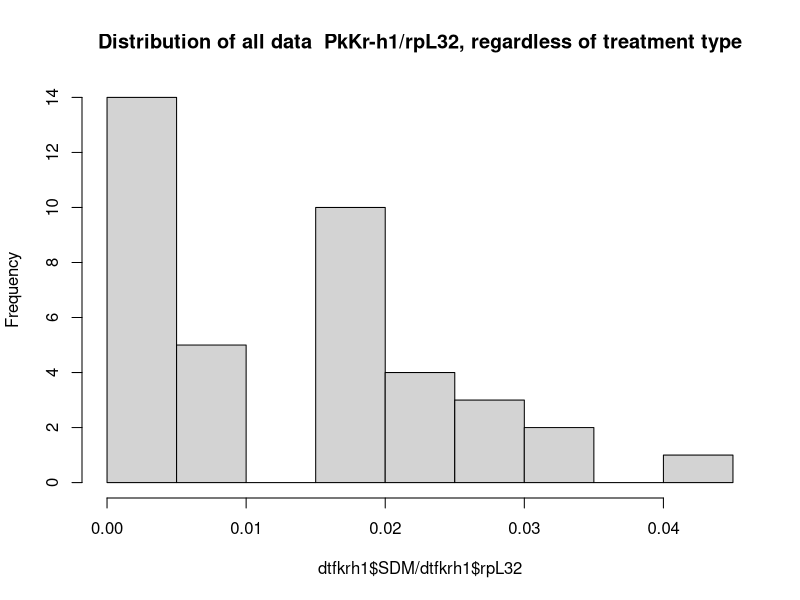
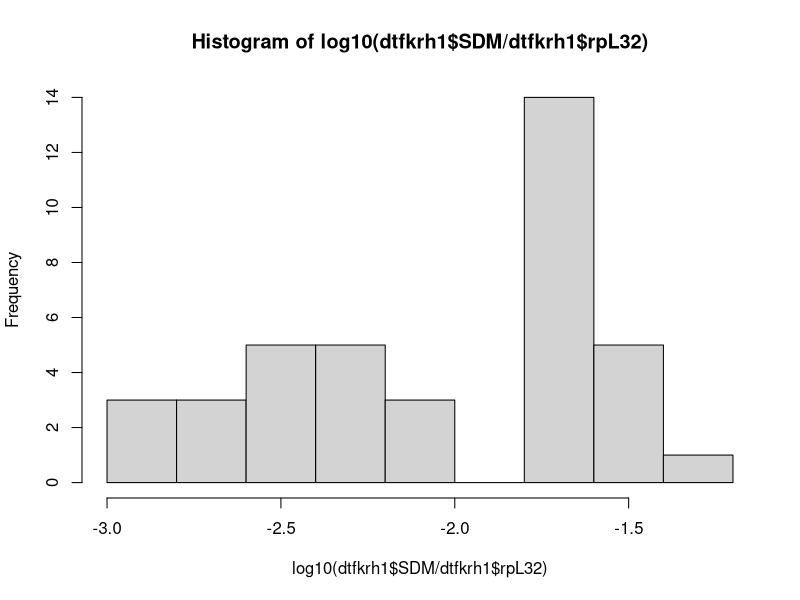
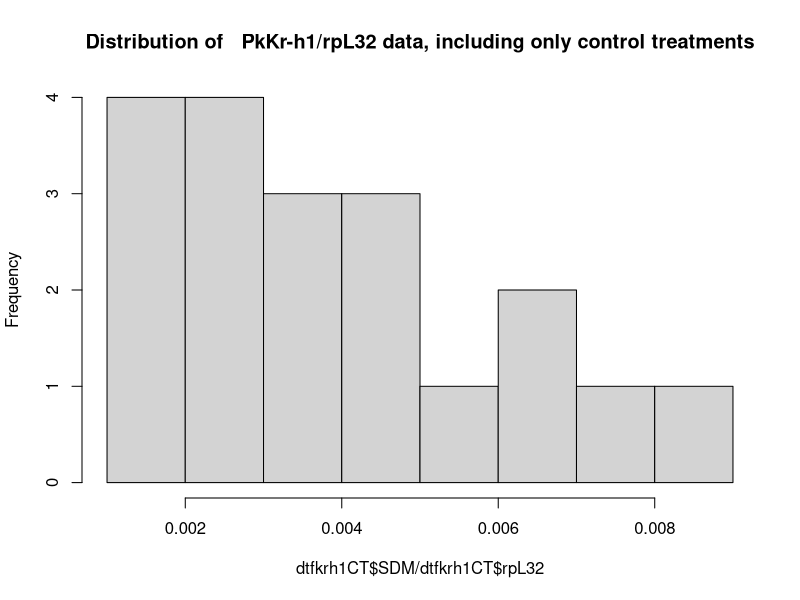
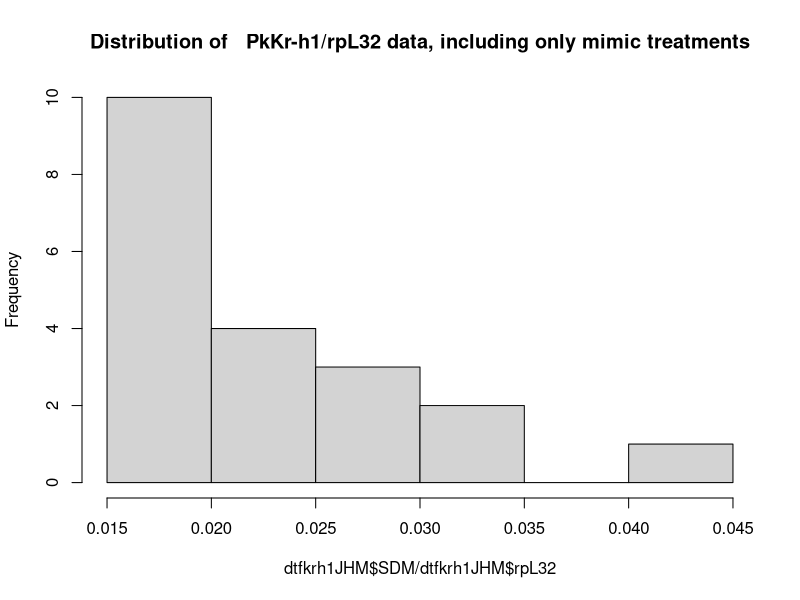
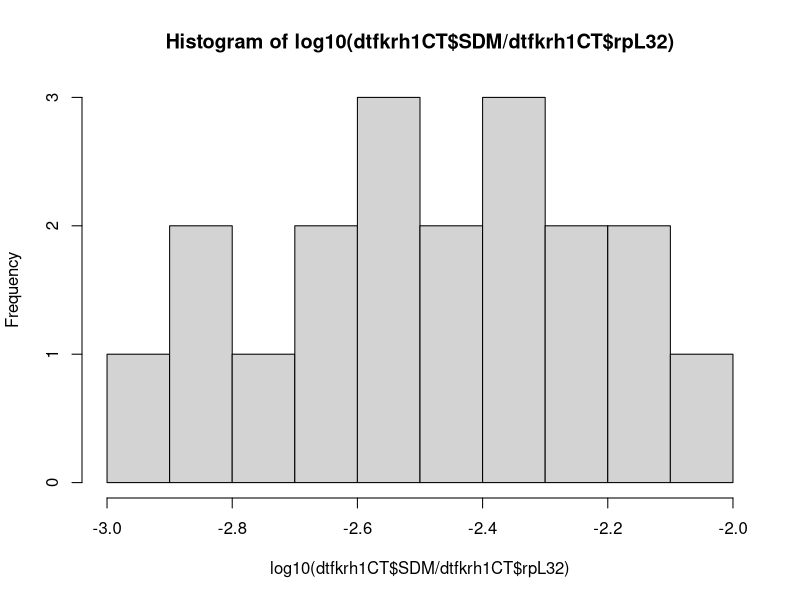
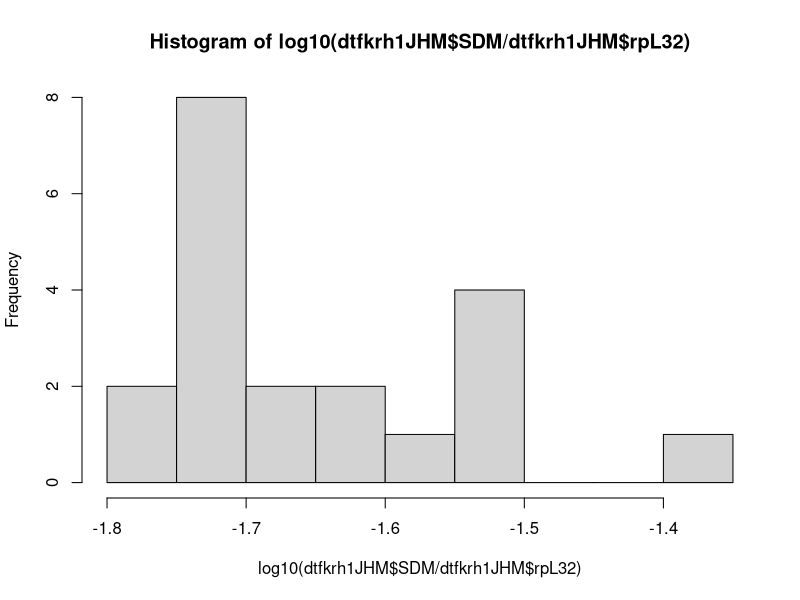
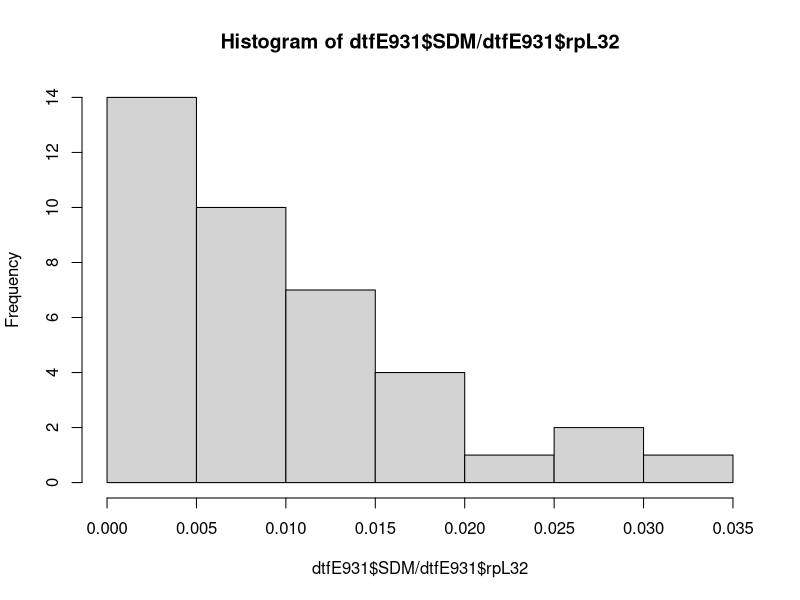
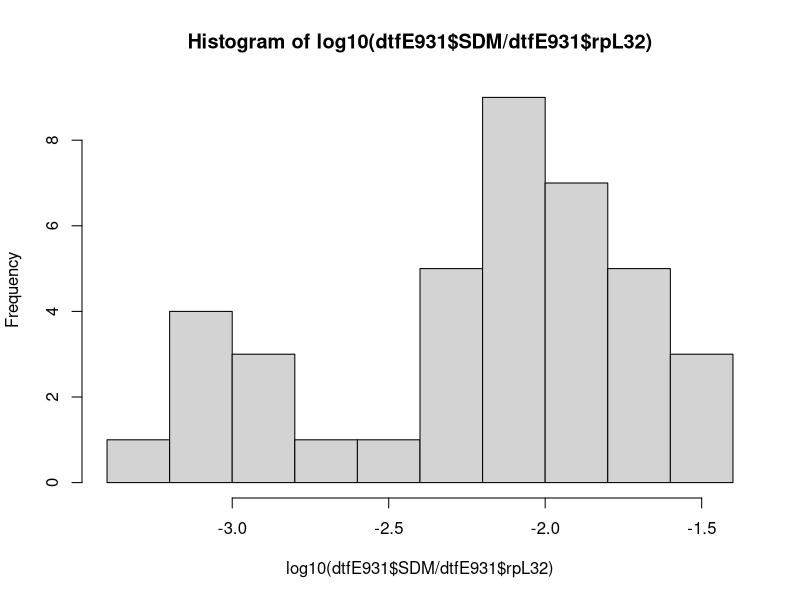

Source code (R) for these figures, in order:
## ---- chunk 1
knitr::opts_chunk$set(echo = TRUE)
## ---- chunk 2
setwd("/Users/isabelle/Dropbox/_Github_reps/E93/")
library(ggplot2)
library(plyr)
library(tidyr)
## ---- chunk 3
#loading file JHM treatment
#females
dtf<-read.csv(file="E93-Pyr-N3D0.csv",header = TRUE)
names(dtf)
head(dtf)
dtf<-gather(dtf,Gene,SDM,9:16)
#dtf
head(dtf)

#males
dtm<-read.csv(file="E93-Pyr-male.csv",header = TRUE)
names(dtm)
head(dtm)
## ---- chunk 4
#female dataset subsetting to keep Kr-h1 and E93 1 and 2 subset from D4 to D8
dtf<-subset(dtf, Gene=="Kr.h1" | Gene=="PkE93.1"| Gene=="PkE93.2"| Gene=="PkE93.3")
dtf<-subset(dtf, Day == 4 |Day == 5 |Day == 6 |Day == 7 |Day == 8 )
dtf$Gene
dtf$Day
## ---- chunk 5
#all female dataset Kr-h1
dtfkrh1<-subset(dtf, Gene=="Kr.h1")
dtfkrh1$Gene
hist(dtfkrh1$SDM/dtfkrh1$rpL32, main="Distribution of all data  PkKr-h1/rpL32, regardless of treatment type")#not normal
## ---- chunk 6
  #log transformed
hist(log10(dtfkrh1$SDM/dtfkrh1$rpL32)) #more or less normal
## ---- chunk 7
#by treatment
dtfkrh1CT<-subset(dtfkrh1,Compound=="Control")
dtfkrh1CT$Compound
dtfkrh1JHM<-subset(dtfkrh1,Compound=="Mimic")
dtfkrh1JHM$Compound

hist(dtfkrh1CT$SDM/dtfkrh1CT$rpL32, main="Distribution of   PkKr-h1/rpL32 data, including only control treatments")
hist(dtfkrh1JHM$SDM/dtfkrh1JHM$rpL32, main="Distribution of   PkKr-h1/rpL32 data, including only mimic treatments")

  #log transformed
hist(log10(dtfkrh1CT$SDM/dtfkrh1CT$rpL32)) #ok
hist(log10(dtfkrh1JHM$SDM/dtfkrh1JHM$rpL32)) #skewed normal
## ---- chunk 8
#all female dataset E93 1
dtfE931<-subset(dtf, Gene=="PkE93.1")
dtfE931$Gene
hist(dtfE931$SDM/dtfE931$rpL32) #distribution not normal
  #log transformed
hist(log10(dtfE931$SDM/dtfE931$rpL32) )

#by treatment
dtfE931CT<-subset(dtfE931,Compound=="Control")
dtfE931CT$Compound
dtfE931JHM<-subset(dtfE931,Compound=="Mimic")
dtfE931JHM$Compound

hist(dtfE931CT$SDM/dtfE931CT$rpL32) #not normal
hist(dtfE931JHM$SDM/dtfE931JHM$rpL32)
  
  #log transformed
hist(log10(dtfE931CT$SDM/dtfE931CT$rpL32)) #two peaks
hist(log10(dtfE931JHM$SDM/dtfE931JHM$rpL32)) #weird!


#male dataset subset Krh1 and E93 1
head(dtm)
#subsetting Kr-h1 and E93 1
dtm<-subset(dtm, Gene=="Kr-h1" | Gene=="PkE93-1"| Gene=="PkE93-2"| Gene=="PkE93-3")
dtm$Gene

#subsetting from D3 to D6
dtm<-subset(dtm, Day == 3| Day == 4| Day == 5| Day == 6)
dtm$Day

#all male krh1
dtmkrh1<-subset(dtm, Gene=="Kr-h1")
dtmkrh1$Gene
names(dtmkrh1)
hist(dtmkrh1$SDM.Gene/dtmkrh1$SDM.rpL32) #not normally distributed
  
  #log transformed
hist(log10(dtmkrh1$SDM.Gene/dtmkrh1$SDM.rpL32)) #not normally distributed


#male Krh1 by treatment
#by treatment
dtmkrh1CT<-subset(dtmkrh1,treatment=="Control")
dtmkrh1CT$treatment
dtmkrh1JHM<-subset(dtmkrh1,treatment=="Mimic")
dtmkrh1JHM$treatment

names(dtmkrh1CT)
hist(dtmkrh1CT$SDM.Gene/dtmkrh1CT$SDM.rpL32)
hist(dtmkrh1JHM$SDM.Gene/dtmkrh1JHM$SDM.rpL32)

  #log transformed
hist(log(dtmkrh1CT$SDM.Gene/dtmkrh1CT$SDM.rpL32)) #ok
hist(log(dtmkrh1JHM$SDM.Gene/dtmkrh1JHM$SDM.rpL32)) #ok
## ---- chunk 9
par(mfrow=c(2,2))
#dtm
dtkrh1<-subset(dtm,Gene=="Kr-h1") #subsetting the dataset to have only Kr-h1
dtkrh1$Gene
is.numeric(dtkrh1$Day)
dtkrh1$treatment
names(dtkrh1)

#fitting linear model on transformed data
malelmkrh1<-lm(log10((dtkrh1$SDM.Gene/dtkrh1$SDM.rpL32))~dtkrh1$treatment+dtkrh1$Day+dtkrh1$treatment:dtkrh1$Day)
summary.lm(malelmkrh1) #there is no effect of interaction between treatment type and day after treatment


malelmkrh12<-lm(log10((dtkrh1$SDM.Gene/dtkrh1$SDM.rpL32))~dtkrh1$treatment+dtkrh1$Day)
summary.lm(malelmkrh12) #effect of treatment and day
plot(malelmkrh1)

## ---- chunk 10
par(mfrow=c(2,2))
dtE931<-subset(dtm,Gene=="PkE93-1")
dtE931$Gene
dtE931$Day
is.numeric(dtE931$Day)
names(dtE931)

#transformed lm
malelmE931<-lm(log10((dtE931$SDM.Gene/dtE931$SDM.rpL32))~dtE931$treatment+dtE931$Day+dtE931$treatment:dtE931$Day)
summary.lm(malelmE931)  # no significant interaction

#remove interaction
malelmE9312<-lm(log10((dtE931$SDM.Gene/dtE931$SDM.rpL32))~dtE931$treatment+dtE931$Day)
summary.lm(malelmE9312)

plot(malelmE931)
## ---- chunk 11
par(mfrow=c(2,2))
dtE932<-subset(dtm,Gene=="PkE93-2")
dtE932$Gene
dtE932$Day
is.numeric(dtE932$Day)
names(dtE932)

#transformed lm
malelmE932<-lm(log10((dtE932$SDM.Gene/dtE932$SDM.rpL32))~dtE932$treatment+dtE932$Day+dtE932$treatment:dtE932$Day)
summary.lm(malelmE932)

#remove interaction
malelmE932<-lm(log10((dtE932$SDM.Gene/dtE932$SDM.rpL32))~dtE932$treatment+dtE932$Day)
summary.lm(malelmE932)

plot(malelmE932)
## ---- chunk 12
par(mfrow=c(2,2))
dtE933<-subset(dtm,Gene=="PkE93-3")
dtE933$Gene
dtE933$Day
is.numeric(dtE933$Day)
names(dtE933)

#transformed lm
malelmE933<-lm(log10((dtE933$SDM.Gene/dtE933$SDM.rpL32))~dtE933$treatment+dtE933$Day+dtE933$treatment:dtE933$Day)
summary.lm(malelmE933)

#remove interaction
malelmE933<-lm(log10((dtE933$SDM.Gene/dtE933$SDM.rpL32))~dtE933$treatment+dtE933$Day)
summary.lm(malelmE933)

plot(malelmE933)
## ---- chunk 13
par(mfrow=c(2,2))
dtfkrh1<-subset(dtf,Gene=="Kr.h1")
dtfkrh1$Gene
dtfkrh1$Day
is.numeric(dtfkrh1$Day)
names(dtfkrh1)

femalelmkrh1<-lm(log10((dtfkrh1$SDM/dtfkrh1$rpL32))~dtfkrh1$Compound+dtfkrh1$Day+dtfkrh1$Compound:dtfkrh1$Day)
summary.lm(femalelmkrh1)

#remove interaction
femalelmkrh12<-lm(log10((dtfkrh1$SDM/dtfkrh1$rpL32))~dtfkrh1$Compound+dtfkrh1$Day)
summary.lm(femalelmkrh12)

plot(femalelmkrh1)
## ---- chunk 14
par(mfrow=c(2,2))
dtf$Gene
dtfE931<-subset(dtf,Gene=="PkE93.1")
dtfE931$Gene
is.numeric(dtfE931$Day)
names(dtfE931)
femalelmE931<-lm(log((dtfE931$SDM/dtfE931$rpL32))~dtfE931$Compound+dtfE931$Day+dtfE931$Compound:dtfE931$Day)
summary.lm(femalelmE931) #no effect from interaction

femalelmE931<-lm(log((dtfE931$SDM/dtfE931$rpL32))~dtfE931$Compound+dtfE931$Day)
summary.lm(femalelmE931)


plot(femalelmE931)
## ---- chunk 15
par(mfrow=c(2,2))
dtf$Gene
dtfE932<-subset(dtf,Gene=="PkE93.2")
dtfE932$Gene
is.numeric(dtfE932$Day)
names(dtfE932)
femalelmE932<-lm(log((dtfE932$SDM/dtfE932$rpL32))~dtfE932$Compound+dtfE932$Day+dtfE932$Compound:dtfE932$Day)
summary.lm(femalelmE932)# no effect of interaction

femalelmE932<-lm(log((dtfE932$SDM/dtfE932$rpL32))~dtfE932$Compound+dtfE932$Day)
summary.lm(femalelmE932)

plot(femalelmE932)

## ---- chunk 16
par(mfrow=c(2,2))
dtf$Gene
dtfE933<-subset(dtf,Gene=="PkE93.3")
dtfE933$Gene
is.numeric(dtfE933$Day)
names(dtfE933)
femalelmE933<-lm(log((dtfE933$SDM/dtfE933$rpL32))~dtfE933$Compound+dtfE933$Day+dtfE933$Compound:dtfE933$Day)
summary.lm(femalelmE933)

femalelmE933<-lm(log((dtfE933$SDM/dtfE933$rpL32))~dtfE933$Compound+dtfE933$Day)
summary.lm(femalelmE933)

plot(femalelmE933)
